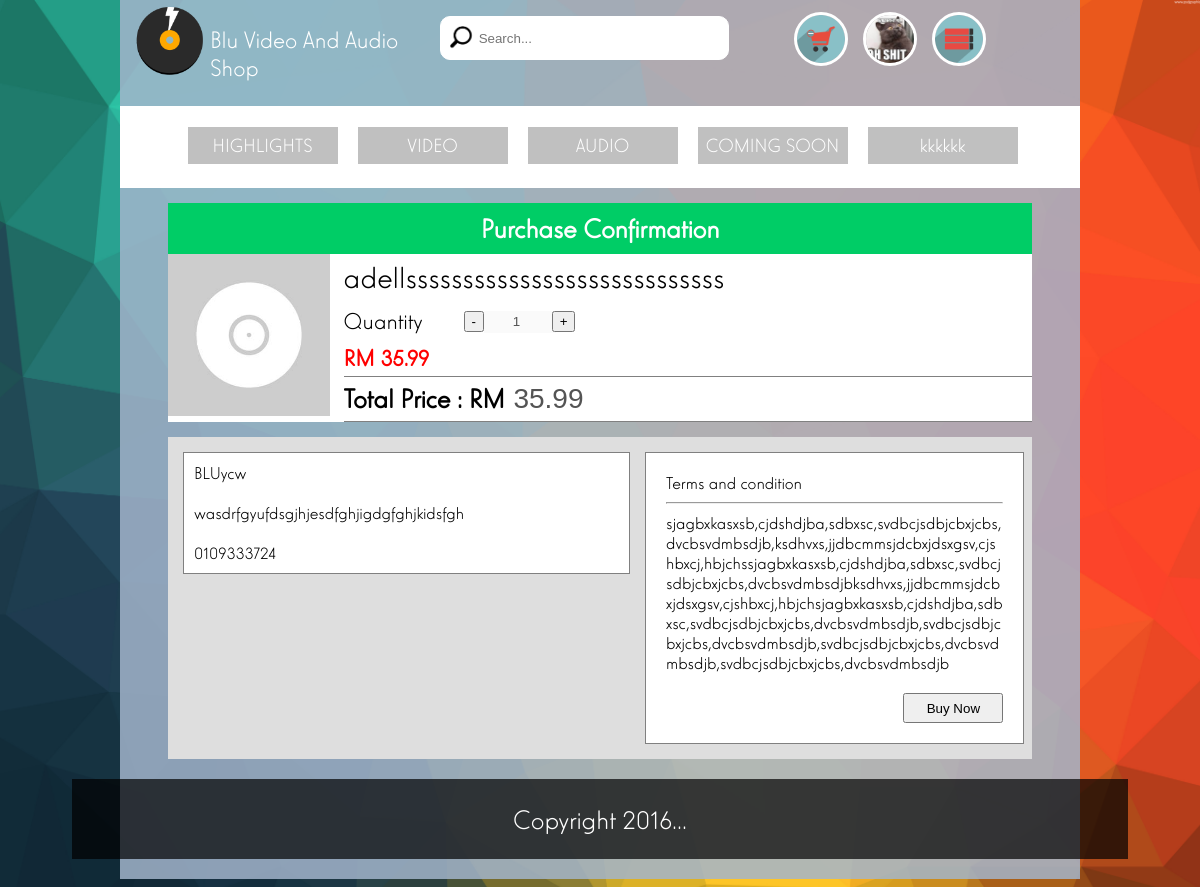
Page /user/buy_product.php?product_id=1 (signed in) on the committed database.
### tables this page shows
CREATE TABLE IF NOT EXISTS `user` (
  `User_ID` int(15) NOT NULL AUTO_INCREMENT,
  `User_Name` varchar(300) NOT NULL,
  `User_Password` varchar(300) NOT NULL,
  `User_Email` varchar(300) NOT NULL,
  `User_Profile_Pic` varchar(1000) NOT NULL DEFAULT '../images/default_pic.jpg',
  `User_Phone` varchar(30) NOT NULL,
  `User_Address` varchar(300) NOT NULL,
  `User_Dob` date NOT NULL,
  `User_Subscribe_Status` varchar(10) NOT NULL,
  `User_Rent_Limit` int(11) NOT NULL DEFAULT '0',
  `User_Privilege` varchar(15) NOT NULL,
  PRIMARY KEY (`User_ID`)
);

CREATE TABLE IF NOT EXISTS `product` (
  `Product_ID` int(15) NOT NULL AUTO_INCREMENT,
  `Product_Name` varchar(300) NOT NULL,
  `Product_Description` varchar(1000) NOT NULL,
  `Product_Pic` varchar(1000) NOT NULL DEFAULT '../images/default_album.jpg',
  `Product_Type` int(15) NOT NULL,
  `Product_Category` varchar(500) NOT NULL,
  `Product_Price` double NOT NULL,
  `Product_Rent_Price` double NOT NULL DEFAULT '10',
  `Product_Stock` int(11) NOT NULL,
  `Product_Status` varchar(15) NOT NULL,
  PRIMARY KEY (`Product_ID`)
);

### user/buy_product.php (the view, shortened to what this page needs)
<?php
	$product_id = $_REQUEST['product_id'];
  $product_sql = "select * from product where product_id = ".$product_id." ";
  $product_exe = mysql_query($product_sql);
  $product_row = mysql_num_rows($product_exe);
  $product_image = "";
  do {
    $product_image = $product_row['Product_Pic'];
    $product_name = $product_row['Product_Name'];
    $product_price = $product_row['Product_Price'];
  }while($product_row = mysql_fetch_array($product_exe));
?>
<!DOCTYPE html>
<html>
<head>
	<link href="../css/main.css" rel="stylesheet" type="text/css" />
	<link href="../css/product.css" rel="stylesheet" type="text/css" />
	<link rel="stylesheet" href="../css/font/elegantlux/elegant_luxmager.css" type="text/css" charset="utf-8" />
</head>
<body>
	<div class="cont section group">
		<?php include("../utility/user_header.php");?>
		<?php include("../utility/navigation.php");?>
		<div class="purchase_div">
			<span id="" class="col span_5_of_5 purchase_title">
				Purchase Confirmation
			</span>
			<div id="" class="col span_1_of_5">
				<img src="<?php echo $product_image;?>" class="purchase_product_picture">
			</div>
			<div id="" class="col span_4_of_5 purchase_product_title" style="">
				<?php echo $product_name;?>
			</div>
			<div id="" class="col span_4_of_5 purchase_quantity_function_div" style="">
				<div id="" class="product_content_quantity_function_title">Quantity</div>
				<form action="process_buy.php" method="POST">
				<div id="" class="product_content_quantity_function_operation">
					<input type="button" name="quantity_minus" value="-" onclick="minus_function()" class="minus_function_char">
					<input type="number" id="product_quantity_value" name="product_quantity_value" value="1" disabled="disabled" class="quantity_value_input"/>
					<input type="button" name="quantity_plus" value="+" onclick="plus_function()" class="plus_function_char">
				</div>
			</div>
			<div id="" class="col span_4_of_5 purchase_product_price" style="">
				RM <?php echo $product_price;?>
			</div>
			<div id="" class="col span_4_of_5 purchase_product_price purchase_product_total_border">
				<span id="" class="currency_title">
					Total Price : RM
				</span>
				<input type="number" name="" id="total_price" class="purchase_product_amount" value="<?php echo 1*$product_price;?>" disabled="disable"/>
			</div>
		</div>
		<div class="purchase_div user_info_div">
			<div id="" class="col span_2_of_4 purchase_user_info" style="margin-left:15px;">
				<?php echo $row["User_Name"]; ?><br/><br/>
				<?php echo $row["User_Address"]; ?><br/><br/>
				<?php echo $row["User_Phone"]; ?>
			</div>
			<div id="" class="col span_2_of_5 purchase_T_C" style="">
				Terms and condition<br>
				<hr>
				sjagbxkasxsb,cjdshdjba,sdbxsc,svdbcjsdbjcbxjcbs,dvcbsvdmbsdjb,ksdhvxs,jjdbcmmsjdcbxjdsxgsv,cjshbxcj,hbjchssjagbxkasxsb,cjdshdjba,sdbxsc,svdbcjsdbjcbxjcbs,dvcbsvdmbsdjbksdhvxs,jjdbcmmsjdcbxjdsxgsv,cjshbxcj,hbjchsjagbxkasxsb,cjdshdjba,sdbxsc,svdbcjsdbjcbxjcbs,dvcbsvdmbsdjb,svdbcjsdbjcbxjcbs,dvcbsvdmbsdjb,svdbcjsdbjcbxjcbs,dvcbsvdmbsdjb,svdbcjsdbjcbxjcbs,dvcbsvdmbsdjb
				<br>
				<br>
					<input type="submit" value="Buy Now" id="" class="buy_now_btn" name="purchase_product"/>
			</div>
		</div>
		<?php include("../utility/footer.php");?>
	</div>
</body>
</html>

### utility/user_header.php (shortened to what this page needs)
<?php
	$user_id = $_SESSION['user_id'];
	$result = mysql_query("SELECT * FROM user WHERE User_ID = '$user_id'");
	$row = mysql_fetch_assoc($result);
?>
<div id="" class="logo_div section group">
	<div id="" class="col span_1_of_3">
		<a href="../user/index.php" id="" class="logo_link" id="">
			<img src="../images/logo.ico" alt="Blu Video and Audio Shop" id="" class="logo_images"/>
			<p id="" class="shop_name">Blu Video And Audio Shop</p>
		</a>
	</div>
	<div id="" class="search_div col span_1_of_3">
		<form action="search_result.php">
			<p><input type="text" name="search" id="" class="search_bar" placeholder="Search..." onkeydown="if(event.keyCode == 13) { this.form.submit(); console.log('search on submit'); return false; }"/></p>
		</form>
	</div>
	<div id="" class="col span_1_of_3 btn_group after_login">
		<a href="../user/add_to_cart.php" id="" class="user_btn cart_btn"/>
			<img src="../images/cartblack.png" title="add to cart" id="" class=""/>
		<a href="../user/user_profile.php" id="" class="user_btn profile_btn"/>
			<img src="<?php echo $row["User_Profile_Pic"]; ?>" title="profile" id="" class=""/>
	<div id="menu_function" class="user_btn menu_btn"/>
		<img src="../images/menu.png" title="menu" id="" class=""/>
	</div>
</div>

### css/main.css (style rules this page uses)
body { background-image: url("../images/colorful-triangles-background.jpg"); background-repeat:no-repeat; -webkit-background-size: cover; -moz-background-size: cover; -o-background-size: cover; background-size: cover; margin:0 auto; font-family:elegant_luxmager; }
.logo_div { min-height:80px; background-color:rgba(41, 41, 41, 0.2); padding-bottom:10px; }
.logo_images { width:80px; margin-left:10px; float:left; }
.logo_link { background-color:; float:left; width:100%; display: table-cell; vertical-align:middle; text-decoration:none; }
.shop_name { font-size:25px; display:; background-color:; width:100%; color:white; }
.search_div { text-align:center; }
.search_bar { width:80%; height:40px; text-align:left; padding-left:38px; border-radius:10px; border-style:solid; border-width:1px; border-color:white; outline:0; background-image: url("../images/search.png"); background-repeat:no-repeat; -webkit-background-size: 70px 70px; -moz-background-size: 70px 70px; -o-background-size: 70px 70px; background-size: 70px 70px; background-position:-15px -15px; }
.user_btn { width:45px; height:20px; margin:7px 10px 0px 10px; padding:5px 0 5px 0; display:inline-block; text-decoration:none; text-align:center; font-size:18px; color:white; }
.user_btn img { width:100%; height:100%; object-fit: cover; object-position: center; }
.cart_btn img { width:48px; height:48px; float:right; border-radius:100%; border-style:solid; }
.profile_btn img { width:48px; height:48px; float:right; border-radius:100%; border-style:solid; }
.menu_btn img { width:48px; height:48px; float:right; border-radius:100%; border-style:solid; }
.after_login { text-align:center; background-color:; height:80px; }
.cont { background-color:rgba(202, 225, 255, 0.8); width:80%; min-height:70%; margin-left: auto; margin-right: auto; margin-bottom:30px !important; z-index:1; }
.section { clear: both; padding: 0px; margin: 0px auto; }
.col { display: block; float:left; margin: 0 ; }
.col:first-child { margin-left: 0; }
.group:before, .group:after { content:""; display:table; }
.group:after { clear:both; }
.group { zoom:1; }
.span_1_of_3 { width: 32.26%; }
.span_2_of_4 { width: 49.2%; }
.span_5_of_5 { width: 100%; }
.span_4_of_5 { width: 79.68%; }
.span_2_of_5 { width: 39.04%; }
.span_1_of_5 { width: 18.72%; }

### css/product.css (style rules this page uses)
.product_content_quantity_function_title { float:left; width:120px; padding-top: 3px; }
.product_content_quantity_function_operation { float: left; }
.quantity_value_input { width:60px; display:inline-block; border:none; height:20px; padding-left:10px; text-align: center; }
.plus_function_char { margin-left: -10px; }
.minus_function_char { margin-right: -6px; }
.purchase_div { width:90%; background-color: white; margin: 15px auto 0 auto; floa:left; overflow:hidden; }
.purchase_title { font-size: 28px; text-align: center; background-color: #00CD66; font-weight: bold; color:white; padding-top: 10px; padding-bottom: 10px; }
.purchase_product_picture { width:100%; }
.purchase_quantity_function_div { font-size: 24px; padding: 5px 0; float: right; }
.purchase_product_title { float:right; font-size: 32px; padding: 5px 0; }
.purchase_product_price { font-size: 24px; color: red; font-weight: bold; float:right; padding: 5px 0; }
.purchase_product_amount { background-color: transparent; border: none; font-size: 28px; width:auto; }
.currency_title { color:black; font-size: 28px; }
.purchase_user_info { padding:10px; word-wrap: break-word; font-size: 18px; background-color: white; border:grey 1px solid; margin-top: 15px; margin-bottom: 15px; }
.user_info_div { background-color: #DEDEDE; }
.purchase_T_C { padding:20px; font-size: 18px; word-wrap: break-word; background-color: white; border:grey 1px solid; float:left; margin-top:15px; margin-left: 15px; margin-bottom: 15px; }
.purchase_product_total_border { border-top:grey 1px solid; border-bottom:grey 1px solid; padding: 5px 0; }
.buy_now_btn { width:100px; height: 30px; float: right; }

### rows in the picture
user: User_Profile_Pic (picture), User_Name "BLUycw", User_Address "wasdrfgyufdsgjhjesdfghjigdgfghjkidsfgh", User_Phone "0109333724"
product: Product_Pic (placeholder picture), Product_Name "adellssssssssssssssssssssssssssss", Product_Price "35.99"
